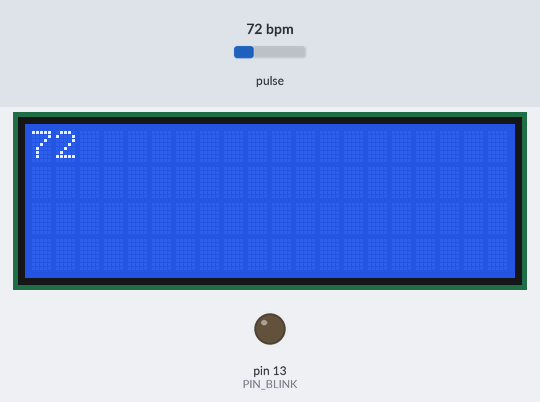
The sketch below on a simulated Arduino Uno, built with avr-gcc and run on an emulated ATmega328P. On the bench: 20×4 character LCD, output pins drawn as LEDs (lit = HIGH). Dashed ring = blinking. The inputs (shaded band) are chosen by the test bench; at power-on: pulse 72 bpm.

Above: at 1.3 s.
1.4 s: pulse set to 130 bpm
At 1.97 s:
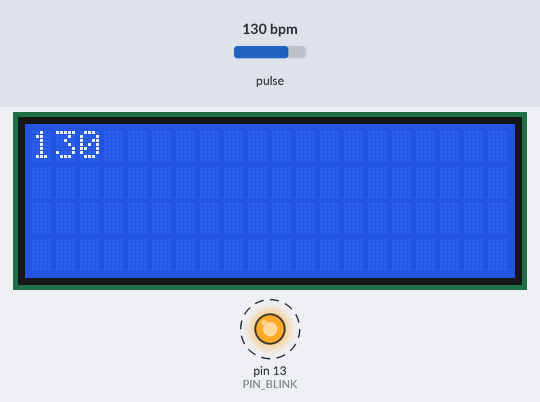
2.9 s: pulse set to 42 bpm
At 5.4 s:
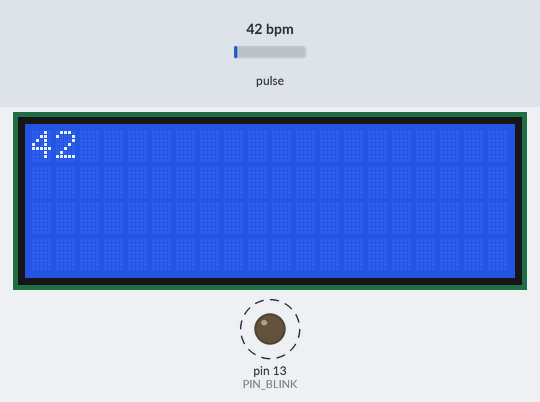
5.9 s: pulse set to 100 bpm
At 7.02 s:
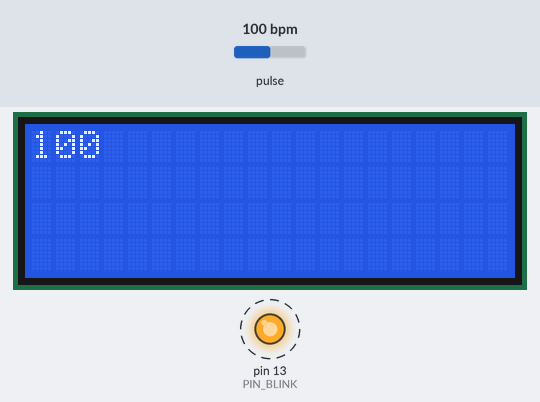
Timing chart, 0 to 13.8 s (numbered marks = the images above; inputs shaded):
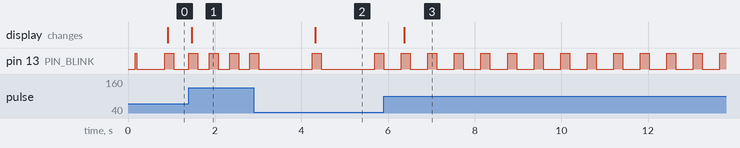

The sketch:

PulseSensor_BPM_Alternative.ino
```cpp
// (licence header left out)
/*
   Every Sketch that uses the PulseSensor Playground must
   define USE_ARDUINO_INTERRUPTS before including PulseSensorPlayground.h.
   Here, #define USE_ARDUINO_INTERRUPTS false tells the library to
   not use interrupts to read data from the PulseSensor.

   If you want to use interrupts, simply change the line below
   to read:
     #define USE_ARDUINO_INTERRUPTS true

   Set US_PS_INTERRUPTS to false if either
   1) Your Arduino platform's interrupts aren't yet supported
   by PulseSensor Playground, or
   2) You don't wish to use interrupts because of the side effects.

   NOTE: if US_PS_INTERRUPTS is false, your Sketch must
   call pulse.sawNewSample() at least once every 2 milliseconds
   to accurately read the PulseSensor signal.
*/
#define USE_ARDUINO_INTERRUPTS false
#include <PulseSensorPlayground.h>
#include <Wire.h>
#include <LiquidCrystal_I2C.h> //Includes the I2C LiquidCrystal library.
#include <PulseSensorPlayground.h>


// define special characters to be used later
uint8_t bell[8]  = {0x4, 0xe, 0xe, 0xe, 0x1f, 0x0, 0x4};
uint8_t note[8]  = {0x2, 0x3, 0x2, 0xe, 0x1e, 0xc, 0x0};
uint8_t clock[8] = {0x0, 0xe, 0x15, 0x17, 0x11, 0xe, 0x0};
uint8_t heart[8] = {0x0, 0xa, 0x1f, 0x1f, 0xe, 0x4, 0x0};
uint8_t duck[8]  = {0x0, 0xc, 0x1d, 0xf, 0xf, 0x6, 0x0};
uint8_t check[8] = {0x0, 0x1, 0x3, 0x16, 0x1c, 0x8, 0x0};
uint8_t cross[8] = {0x0, 0x1b, 0xe, 0x4, 0xe, 0x1b, 0x0};
uint8_t retarrow[8] = {  0x1, 0x1, 0x5, 0x9, 0x1f, 0x8, 0x4};
LiquidCrystal_I2C lcd(0x27, 20, 4); // set the LCD address to 0x27 for a 20 chars and 4 line display

/*
   The format of our output.

   Set this to PROCESSING_VISUALIZER if you're going to run
    the Processing Visualizer Sketch.
    See https://github.com/WorldFamousElectronics/PulseSensor_Amped_Processing_Visualizer

   Set this to SERIAL_PLOTTER if you're going to run
    the Arduino IDE's Serial Plotter.
*/
const int OUTPUT_TYPE = SERIAL_PLOTTER;

/*
   Pinout:
     PIN_INPUT = Analog Input. Connected to the pulse sensor
      purple (signal) wire.
     PIN_BLINK = digital Output. Connected to an LED (and 220 ohm resistor)
      that will flash on each detected pulse.
     PIN_FADE = digital Output. PWM pin onnected to an LED (and resistor)
      that will smoothly fade with each pulse.
      NOTE: PIN_FADE must be a pin that supports PWM.
       If USE_INTERRUPTS is true, Do not use pin 9 or 10 for PIN_FADE,
       because those pins' PWM interferes with the sample timer.
*/
const int PIN_INPUT = A0;
const int PIN_BLINK = 13;    // Pin 13 is the on-board LED
const int PIN_FADE = 5;
const int THRESHOLD = 550;   // Adjust this number to avoid noise when idle

/*
   samplesUntilReport = the number of samples remaining to read
   until we want to report a sample over the serial connection.

   We want to report a sample value over the serial port
   only once every 20 milliseconds (10 samples) to avoid
   doing Serial output faster than the Arduino can send.
*/
byte samplesUntilReport;
const byte SAMPLES_PER_SERIAL_SAMPLE = 10;

/*
   All the PulseSensor Playground functions.
*/
PulseSensorPlayground pulseSensor;

void setup() {
  /*
     Use 115200 baud because that's what the Processing Sketch expects to read,
     and because that speed provides about 11 bytes per millisecond.

     If we used a slower baud rate, we'd likely write bytes faster than
     they can be transmitted, which would mess up the timing
     of readSensor() calls, which would make the pulse measurement
     not work properly.
  */
  Serial.begin(115200);
  lcd.init();                      // initialize the lcd
  lcd.backlight();
  lcd.createChar(0, heart); // create the heart character
  lcd.createChar(1, cross); // create the heart character
  lcd.begin(20, 4); // define the LCD for 20 character and 4 lines

  // Configure the PulseSensor manager.
  pulseSensor.analogInput(PIN_INPUT);
  pulseSensor.blinkOnPulse(PIN_BLINK);
  pulseSensor.fadeOnPulse(PIN_FADE);

  pulseSensor.setSerial(Serial);
  pulseSensor.setOutputType(OUTPUT_TYPE);
  pulseSensor.setThreshold(THRESHOLD);

  // Skip the first SAMPLES_PER_SERIAL_SAMPLE in the loop().
  samplesUntilReport = SAMPLES_PER_SERIAL_SAMPLE;

  // Now that everything is ready, start reading the PulseSensor signal.
  if (!pulseSensor.begin()) {
    /*
       PulseSensor initialization failed,
       likely because our Arduino platform interrupts
       aren't supported yet.

       If your Sketch hangs here, try changing USE_PS_INTERRUPT to false.
    */
    for(;;) {
      // Flash the led to show things didn't work.
      digitalWrite(PIN_BLINK, LOW);
      delay(50);
      digitalWrite(PIN_BLINK, HIGH);
      delay(50);
    }
  }
}

void loop() {

  /*
     See if a sample is ready from the PulseSensor.

     If USE_INTERRUPTS is true, the PulseSensor Playground
     will automatically read and process samples from
     the PulseSensor.

     If USE_INTERRUPTS is false, this call to sawNewSample()
     will, if enough time has passed, read and process a
     sample (analog voltage) from the PulseSensor.
  */
  if (pulseSensor.sawNewSample()) {
    /*
       Every so often, send the latest Sample.
       We don't print every sample, because our baud rate
       won't support that much I/O.
    */
    if (--samplesUntilReport == (byte) 0) {
      samplesUntilReport = SAMPLES_PER_SERIAL_SAMPLE;

      pulseSensor.outputSample();

      /*
         At about the beginning of every heartbeat,
         report the heart rate and inter-beat-interval.
      */
      if (pulseSensor.sawStartOfBeat()) {
        pulseSensor.outputBeat();
        int BPM = pulseSensor.getBeatsPerMinute();
        lcd.init();
        lcd.print(BPM);

      }
    }

    /*******
      Here is a good place to add code that could take up
      to a millisecond or so to run.
    *******/
  }

  /******
     Don't add code here, because it could slow the sampling
     from the PulseSensor.
  ******/
}
```

Measured:
- after the input at 1.4 s, pin 13 (PIN_BLINK): alternates HIGH for 0.21 s and LOW for 0.26 s, starting at once; the display: changes after 0.07 s (image 1)
- after the input at 2.9 s, pin 13 (PIN_BLINK): LOW → HIGH after 1.4 s, → LOW 0.21 s later, → HIGH 1.2 s later; the display: changes after 1.4 s (image 2)
- after the input at 5.9 s, pin 13 (PIN_BLINK): alternates HIGH for 0.21 s and LOW for 0.40 s, starting after 0.41 s; the display: changes after 0.47 s (image 3)
